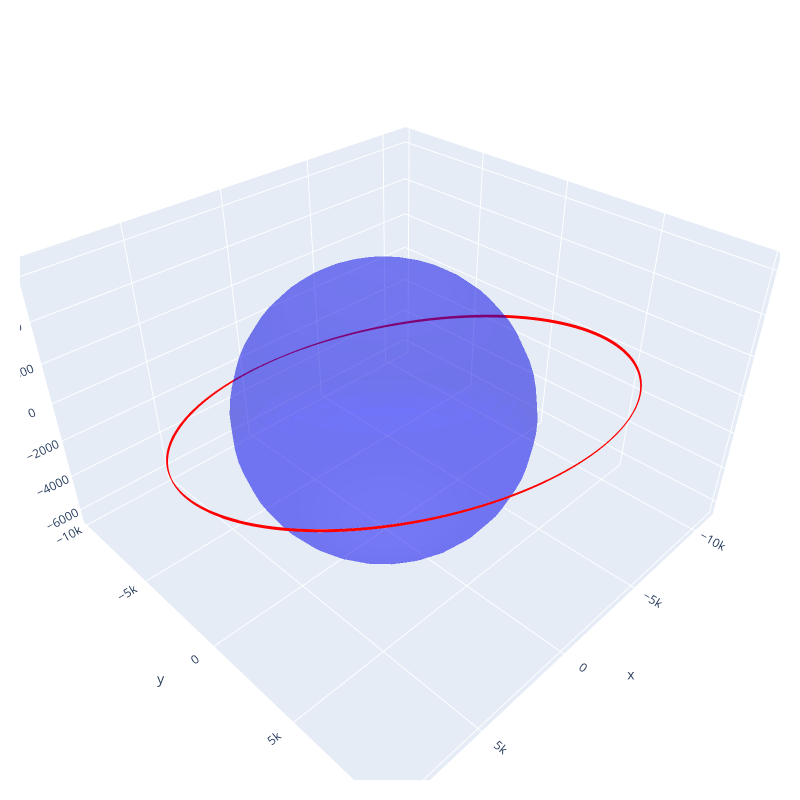

Source (notebook cell):
### Code cell
#LEO
# r0 = [6500, 0.0, 0.0];                                    # Initial Position (km)
# v0 = [0.0, 7.90882662, 0.0];                              # Initial Velocity (km/s)
# t0 = 0.0;                                                 # Initial Times (s)
# tf = 1.2*5059.648765;                                     # Final Time (s)
#MEO
r0 = [9000.0, 0.0, 0.0];                                    # Initial Position (km)
v0 = [0.0, 6.7419845635570, 1.806509319188210];             # Initial Velocity (km/s)
t0 = 0.0;                                                   # Initial Times (s)
tf = 10*9.952014050491189e+03;                              # Final Time (s)

#run APC code and save to textfile
APyC.Propagate(r0,v0,t0,tf)

#read data from textfile
output = np.loadtxt('output.txt')
ts = output[:,0]
Xs = output[:,1:4]
Vs = output[:,4:7]
H = output[:,7]


trace = go.Scatter3d(x=Xs[:,0],y=Xs[:,1],z=Xs[:,2],mode='lines',line=dict(color='red'))
trace2 = plot_sphere(6378,res=30)
fig = go.Figure(data=[trace, trace2])
fig.update_coloraxes(showscale=False)
fig.update_layout(
    scene_aspectmode='data',
    showlegend=False,
    width = 800,
    height = 800,
    margin=dict(l=20, r=20, t=20, b=20)
)
fig.show()

### Figure 1 — Plotly figure (JSON) as saved in the notebook; plotly's stock layout.template omitted (floating-point values rounded to 4 significant figures; data arrays with more than 128 entries replaced by an {"elided": "..."} marker saying what was removed)
{"data": [{"line": {"color": "red"}, "mode": "lines", "type": "scatter3d", "x": {"elided": "3318 float values"}, "y": {"elided": "3318 float values"}, "z": {"elided": "3318 float values"}}, {"colorscale": [[0, "blue"], [1, "blue"]], "opacity": 0.3, "showscale": false, "type": "surface", "x": {"elided": "30x30 float values"}, "y": {"elided": "30x30 float values"}, "z": {"elided": "30x30 float values"}}], "layout": {"coloraxis": {"showscale": false}, "height": 800, "margin": {"b": 20, "l": 20, "r": 20, "t": 20}, "scene": {"aspectmode": "data"}, "showlegend": false, "width": 800}}
